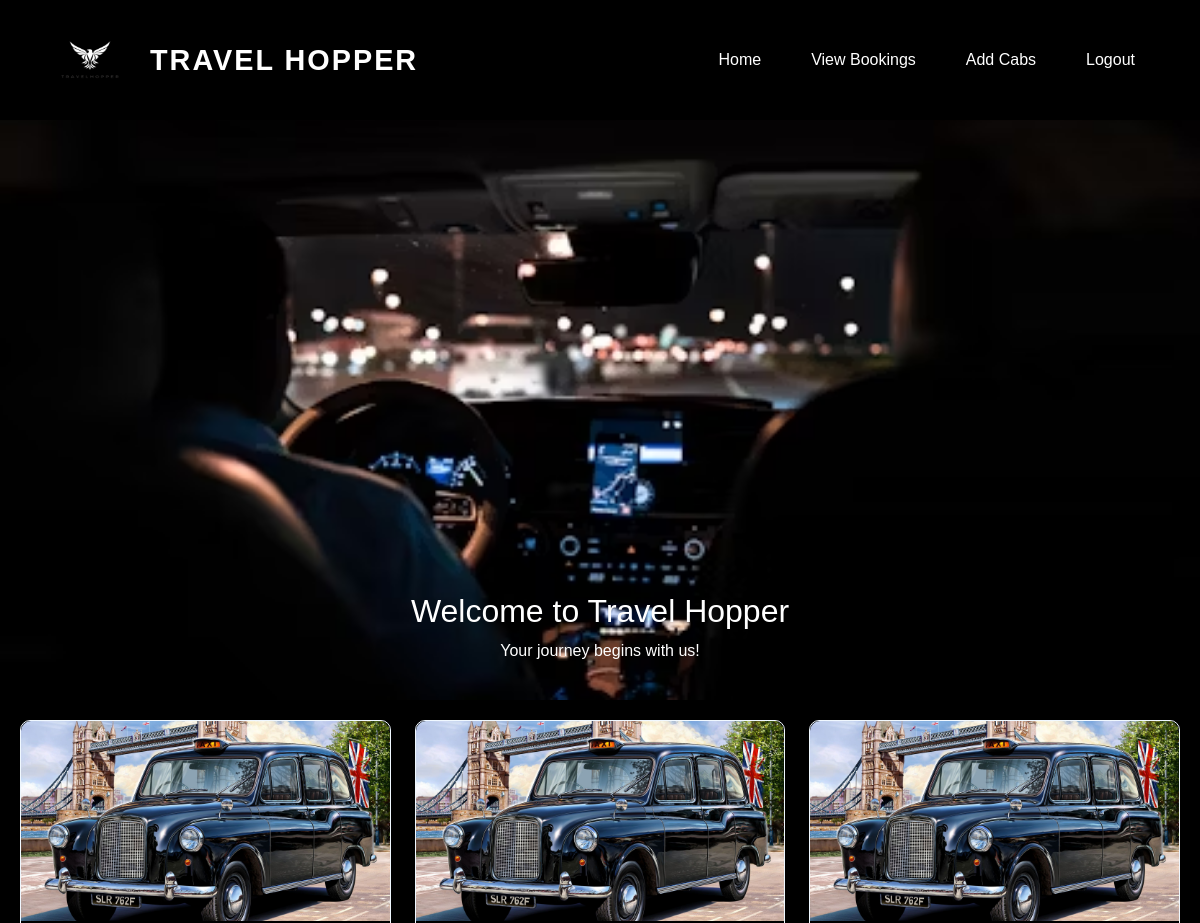
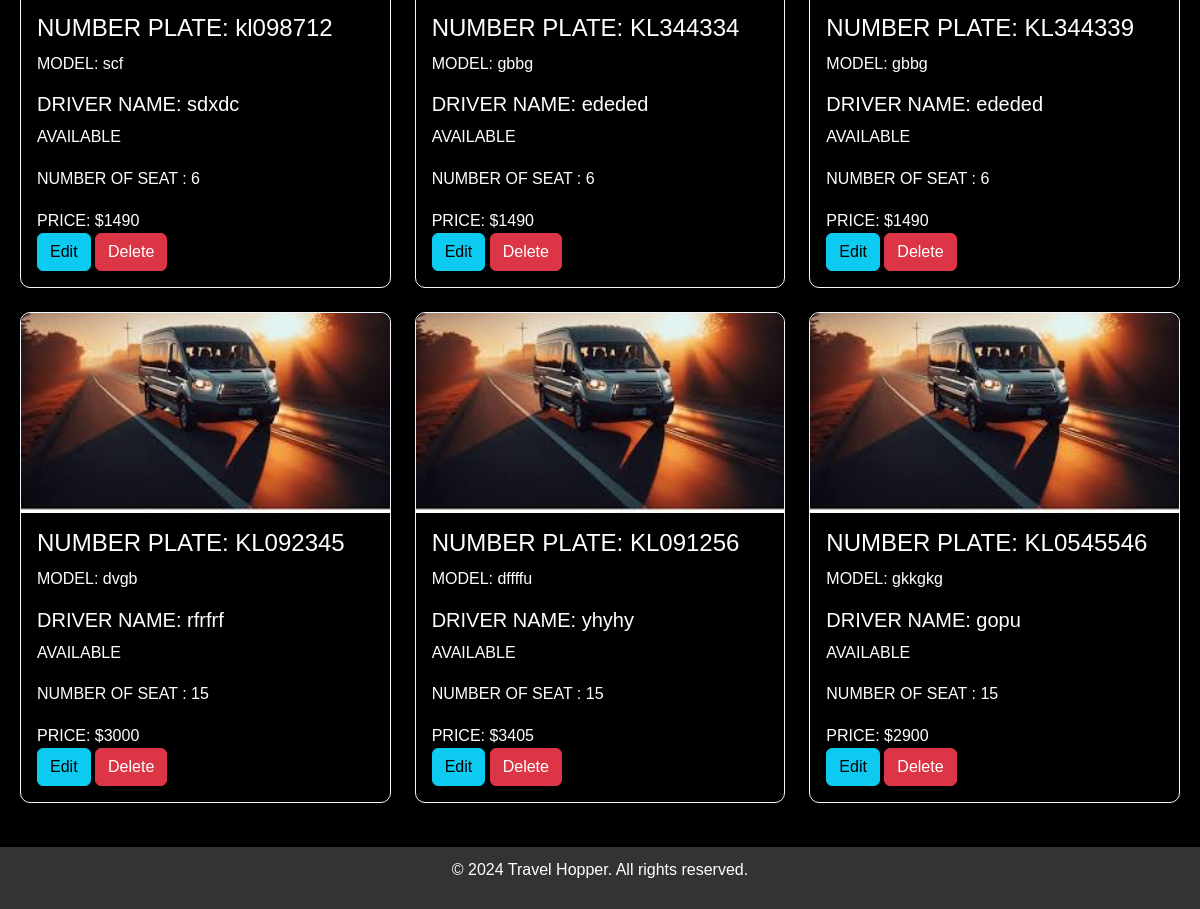
The page /shop_home on the database its author committed (2 pictures, top to bottom).
### app/models.py (models this page shows, shortened)
class Cab(models.Model):
    pid=models.TextField()
    vehicle_type = models.CharField(max_length=100)
    number_plate = models.CharField(max_length=15, unique=True)
    model = models.CharField(max_length=50)
    driver_name = models.CharField(max_length=100)
    seats = models.IntegerField(null=True, blank=True)
    available = models.IntegerField()
    price=models.IntegerField()
    img = models.FileField()

### app/views.py (the view)
# urls.py: path('shop_home',views.shop_home,name='shop_home'),
def shop_home(req):
    cabs=Cab.objects.all()
    return render(req,'admin/home.html',{'Cab':cabs})

### templates/admin/home.html (shortened to what this page needs)
<!DOCTYPE html>
<html lang="en">
<head>
    {% load static %}
    <link href="https://cdn.jsdelivr.net/npm/bootstrap@5.3.3/dist/css/bootstrap.min.css" rel="stylesheet">
</head>
<body>
    <header>
        <div class="main-header">
            <div class="logo">
                <img src="{% static '/images/Untitled design.png' %}" alt="logo">
                <h1>TRAVEL HOPPER</h1>
            </div>
            <ul>
                <li><a href="/">Home</a></li>
                <li><a href="../view_bookings">View Bookings</a></li>
                <li><a href="../add_cab">Add Cabs</a></li>
                <li><a href="../logout">Logout</a></li>
        </ul>
        </div>
    </header>
    <section class="hero">
        <div class="hero-content">
            <h2>Welcome to Travel Hopper</h2>
            <p>Your journey begins with us!</p>
        </div>
    </section>
    <div class="container bg-black text-white" style="max-width: 1200px; padding: 20px;">
        <div class="row">
            {% for cabs in Cab %}
            <div class="col-lg-4 mb-4">
                <a href="view_cabs/{{cabs.pk}}" style="text-decoration: none; color: white;">
                    <div class="card shadow-sm bg-black text-white" style="transition: 0.3s; border-radius: 10px;border-color: aliceblue;">
                        <img class="card-img-top" src="{{cabs.img.url}}" alt="Card image"
                            style="width: 100%; height: 200px; object-fit: cover; border-top-left-radius: 10px; border-top-right-radius: 10px;">
                        <div class="card-body">
                            <h4 class="card-title">NUMBER PLATE: {{cabs.number_plate}}</h4>
                            <p class="card-text">MODEL: {{cabs.model}}</p>
                            <h5 class="card-title">DRIVER NAME: {{cabs.driver_name}}</h5>
                            <p class="card-text">AVAILABLE {{cabs.avilable}}</p>
                            <p class="card-text"> NUMBER OF SEAT : {{cabs.seats}}</p>
                            <p class="card-text">PRICE: ${{ cabs.price }}</p>
                            <a href="edit_cab/{{cabs.pk}}" class="btn btn-info">Edit</a>
                            <a href="delete_cab/{{cabs.pk}}" class="btn btn-danger">Delete</a>
                        </div>
                    </div>
                </a>
            </div>
            {% endfor %}
        </div>
    </div>
    <footer>
        <p>&copy; 2024 Travel Hopper. All rights reserved.</p>
    </footer>
</body>
</html>

### rows shown on the page
Cab: img (picture), number_plate "kl098712", model "scf", driver_name "sdxdc", seats "6", price "1490"
Cab: img (picture), number_plate "KL344334", model "gbbg", driver_name "ededed", seats "6", price "1490"
Cab: img (picture), number_plate "KL344339", model "gbbg", driver_name "ededed", seats "6", price "1490"
Cab: img (picture), number_plate "KL092345", model "dvgb", driver_name "rfrfrf", seats "15", price "3000"
Cab: img (picture), number_plate "KL091256", model "dffffu", driver_name "yhyhy", seats "15", price "3405"
Cab: img (picture), number_plate "KL0545546", model "gkkgkg", driver_name "gopu", seats "15", price "2900"
